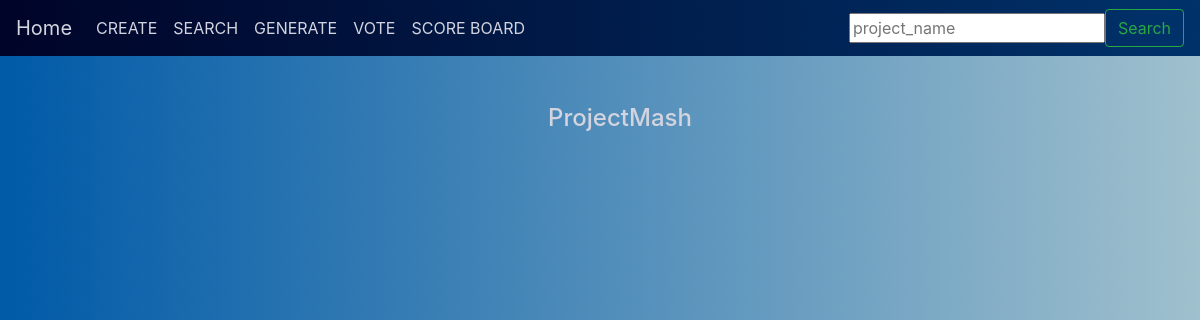
The page /projects/ on the database as committed earlier.
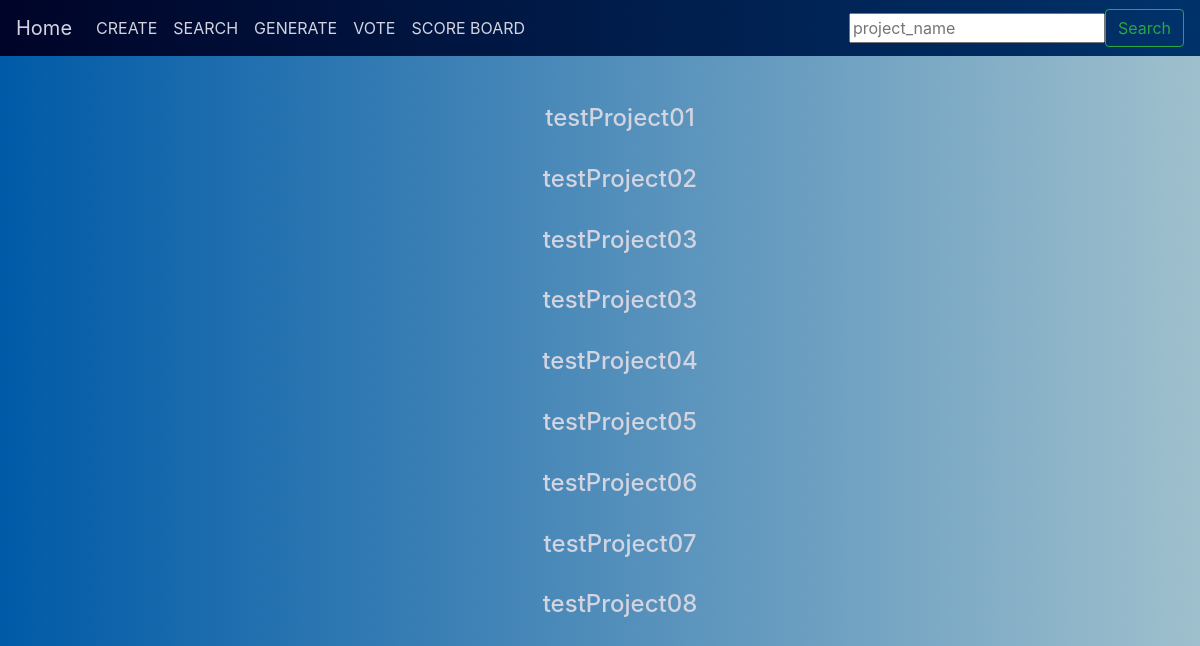
The same page on the database as committed later.
### projects/models.py (models this page shows, shortened)
class Projects(models.Model):
    project_name = models.CharField(max_length=30)
    project_summary = models.CharField(max_length=200)
    project_link = models.CharField(max_length=200)
    project_backendLanguage = models.CharField(max_length=30)

### projects/views.py (the view, shortened to what this page needs)
# urls.py: path('', views.index, name='index'),
def index(request):
    if request.method == 'GET':
        latest_project_list = Projects.objects.raw(
            'SELECT* FROM projects_projects')
        template = loader.get_template('projects/index.html')
        context = {
            'latest_project_list': latest_project_list
        }
        return HttpResponse(template.render(context, request))

### projects/templates/projects/index.html
{% include "./partials/header.html" %}
<div class="container">
    {% if latest_project_list %}
    <ul>
        {% for project in latest_project_list %}
        <h4><a href="{% url 'projects:detail' project.id %}">{{ project.project_name}}</a></h4><br>
        {% endfor %}
    </ul>
    {% else %}
    <p>No projects are available.</p>
    {% endif %}
</div>
{% include "./partials/footer.html" %}

Rows that differ between the two databases and show on the page:
changed Projects: project_name "ProjectMash" → "testProject01"
added Projects: project_name "testProject02"
added Projects: project_name "testProject03"
added Projects: project_name "testProject03"
added Projects: project_name "testProject04"
added Projects: project_name "testProject05"
added Projects: project_name "testProject06"
added Projects: project_name "testProject07"
added Projects: project_name "testProject08"
